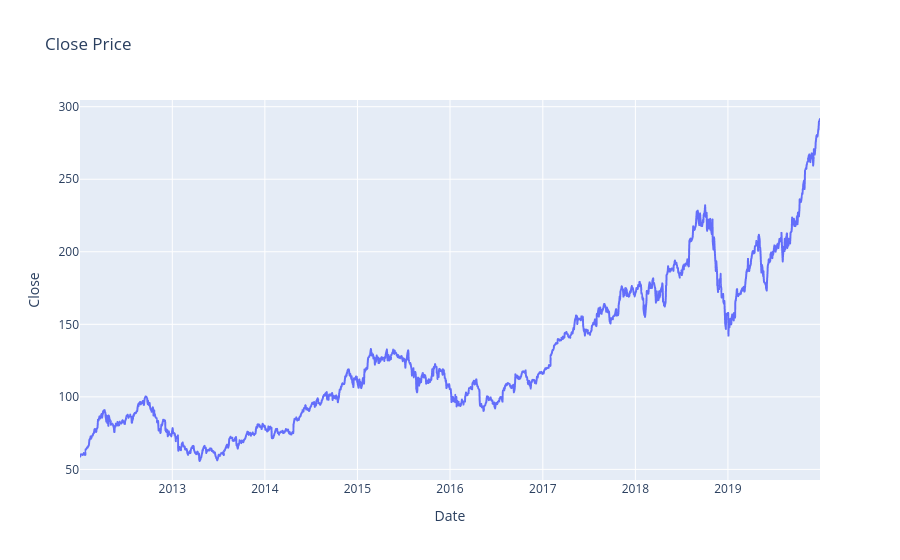

The notebook cell this image was saved under:
### Markdown cell above
# Target column visualization

### Code cell
import plotly.express as px

fig = px.line(df, x=df.index, y='Close', title='Close Price')
fig.show()

### Figure 1 — Plotly figure (JSON) as saved in the notebook; plotly's stock layout.template omitted (floating-point values rounded to 4 significant figures; data arrays with more than 128 entries replaced by an {"elided": "..."} marker saying what was removed)
{"data": [{"hovertemplate": "Date=%{x}<br>Close=%{y}<extra></extra>", "legendgroup": "", "line": {"color": "#636efa", "dash": "solid"}, "marker": {"symbol": "circle"}, "mode": "lines", "name": "", "showlegend": false, "type": "scattergl", "x": {"elided": "2011 str values"}, "xaxis": "x", "y": {"elided": "2011 float values"}, "yaxis": "y"}], "layout": {"legend": {"tracegroupgap": 0}, "title": {"text": "Close Price"}, "xaxis": {"anchor": "y", "domain": [0, 1], "title": {"text": "Date"}}, "yaxis": {"anchor": "x", "domain": [0, 1], "title": {"text": "Close"}}}}
